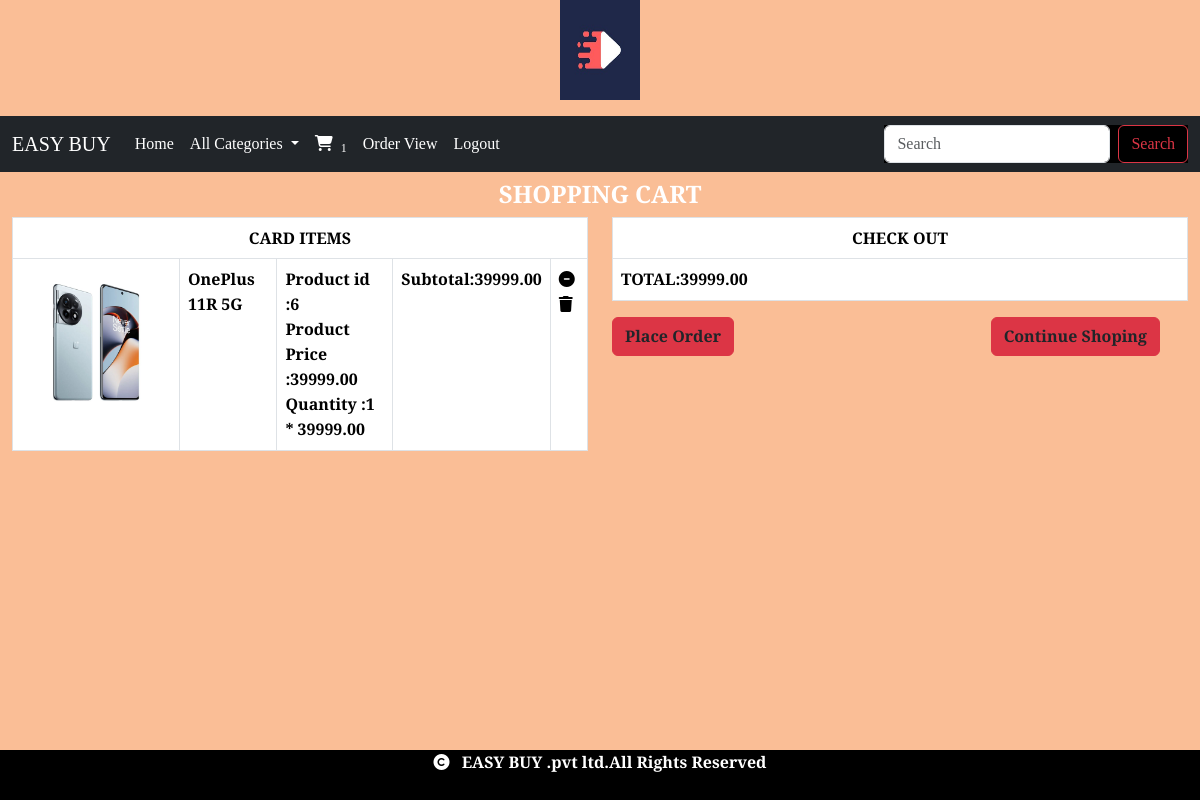
Page /cart/cartview (signed in) on the committed database.
### cart/models.py (models this page shows, shortened)
class Cart(models.Model):
    product=models.ForeignKey(Product,on_delete=models.CASCADE)
    user= models.ForeignKey(User, on_delete=models.CASCADE)
    quantity=models.IntegerField()
    date_added=models.DateTimeField(auto_now_add=True)
    def subtotal(self):
        return self.quantity*self.product.price

### shop/models.py (models this page shows, shortened)
class Product(models.Model):
    name = models.CharField(max_length=200)
    desc = models.TextField()
    image = models.ImageField(upload_to='shop/products', blank=True, null=True)
    price=models.DecimalField(max_digits=10,decimal_places=2)
    category=models.ForeignKey(Category,on_delete=models.CASCADE)
    stock=models.IntegerField()
    available=models.BooleanField(default=True)
    created=models.DateTimeField(auto_now_add=True)
    updated=models.DateTimeField(auto_now=True)

### cart/views.py (the view)
# urls.py: path('cartview',views.cartview,name="cartview"),
def cartview(request):
    total = 0
    u=request.user
    try:
        cart=Cart.objects.filter(user=u)
        for i in cart:
            total += i.quantity * i.product.price
    except:
        pass
    return render(request,'cart.html',{'c':cart,'total':total})

### cart/context_processors.py (called while the page is built)
def productcount(request):
    item_count=0
    if request.user.is_authenticated:
       u=request.user
       try:
           cart=Cart.objects.filter(user=u)
           for i in cart:
            item_count=item_count+i.quantity
       except:
            item_count=0
    return{'count':item_count}

### shop/context_processors.py (called while the page is built)
def menu_links(request):
    c=Category.objects.all()
    return {'links':c}

### templates/cart.html
<!DOCTYPE html>
{% extends 'base.html' %}
{% load static %}
{% block content %}
{% if not c %}
<div>
    <h3 class="text-center">Cart is Empty</h3>
    <h5 class="text-center text-success"><a href="{% url 'shop:allcat' %}">Continue Shopping</a></h5>
</div>
{% else %}
<div class="container-fluid ">
<div class="row">
    <h4 class="text-center fw-bold mt-2">SHOPPING CART</h4>
    <div class="col-sm-6" >
        <table class="table table-bordered" style="margin-bottom:60px;">
            <tr><th colspan="5" class="text-center" >CARD ITEMS</th></tr>
            {% for i in c %}
            <tr>
                <td><img src="{{ i.product.image.url}}" height="150px" width="150px"></td>
                <td><b>{{i.product.name}}</b></td>
                <td><b> Product id :{{i.product.id}}</b><br>
                    <b> Product Price :{{i.product.price}}</b><br>
                    <b> Quantity :{{i.quantity}} * {{i.product.price}}</b></td>
                <td><b>Subtotal:{{i.subtotal}}</b></td>
                <td>
                    {% if i.quantity < i.product.stock %}
                    <b><a href="{% url 'cart:addtocart' i.product.name %}"><i  style="color:black;"  class="fa-solid fa-circle-plus"></i></a>
                    <a href="{% url 'cart:removefromcart' i.product.name %}"><i  style="color:black;"  class="fa-solid fa-circle-minus"></i></a>
                    <a href="{% url 'cart:deletefromcart' i.product.name %}"><i  style="color:black;" class="fa-solid fa-trash"></i></a></b>
    {% else %}
                     <b><a href="{% url 'cart:removefromcart' i.product.name %}"><i  style="color:black;"  class="fa-solid fa-circle-minus"></i></a>
                    <a href="{% url 'cart:deletefromcart' i.product.name %}"><i  style="color:black;" class="fa-solid fa-trash"></i></a></b>
                </td>
            </tr>
            {% endif %}
    {% endfor %}
        </table>
    </div>
    <div class="col-sm-6 " >
        <table class="table table-bordered">
            <th class="text-center">CHECK OUT</th>
            <tr><td><b>TOTAL:{{total}}</b></td></tr>
        </table>
        <a href="{% url 'cart:orderform' %}" class="btn btn-danger text-dark"><b>Place Order</b></a>
        <a href="{% url 'shop:allcat' %}" class="btn btn-danger text-dark" style="position:absolute;right:40px"><b>Continue Shoping</b></a>
    </div>
</div>
    </div>
{% endif %}
{% endblock %}

### static/css/style.css (style rules this page uses)
body { background-color:#fabe96; font-family: 'Josefin Slab', serif; color:white; }

### rows in the picture
Cart: product.image (picture), product.name "OnePlus 11R 5G", product.id "6", product.price "39999.00", quantity "1", subtotal "39999.00"

### other values in the picture
{{ count }} "1"
{{ total }} "39999.00"
